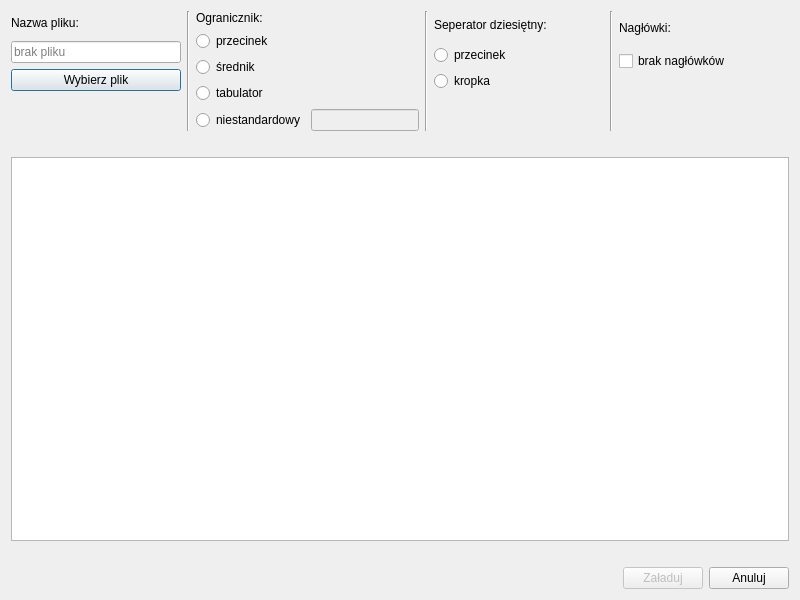
<?xml version="1.0" encoding="UTF-8"?>
<ui version="4.0">
 <class>dialog_add_file</class>
 <widget class="QDialog" name="dialog_add_file">
  <property name="windowModality">
   <enum>Qt::WindowModal</enum>
  </property>
  <property name="geometry">
   <rect>
    <x>0</x>
    <y>0</y>
    <width>800</width>
    <height>600</height>
   </rect>
  </property>
  <property name="minimumSize">
   <size>
    <width>800</width>
    <height>600</height>
   </size>
  </property>
  <property name="windowTitle">
   <string>Dodaj plik</string>
  </property>
  <property name="windowIcon">
   <iconset resource="../../images/app-icon/app-icon.qrc">
    <normaloff>:/images/app-icon/dex-icon-512x512.png</normaloff>:/images/app-icon/dex-icon-512x512.png</iconset>
  </property>
  <layout class="QVBoxLayout" name="verticalLayout_5">
   <item>
    <layout class="QHBoxLayout" name="horizontalLayout_3">
     <item>
      <layout class="QVBoxLayout" name="verticalLayout">
       <item>
        <widget class="QLabel" name="label">
         <property name="text">
          <string>Nazwa pliku:</string>
         </property>
        </widget>
       </item>
       <item>
        <widget class="QLineEdit" name="lineEdit_Filename">
         <property name="readOnly">
          <bool>true</bool>
         </property>
         <property name="placeholderText">
          <string>brak pliku</string>
         </property>
        </widget>
       </item>
       <item>
        <widget class="QPushButton" name="pushButton_Choose_File">
         <property name="text">
          <string>Wybierz plik</string>
         </property>
        </widget>
       </item>
       <item>
        <spacer name="horizontalSpacer_5">
         <property name="orientation">
          <enum>Qt::Horizontal</enum>
         </property>
         <property name="sizeHint" stdset="0">
          <size>
           <width>40</width>
           <height>20</height>
          </size>
         </property>
        </spacer>
       </item>
       <item>
        <spacer name="horizontalSpacer_4">
         <property name="orientation">
          <enum>Qt::Horizontal</enum>
         </property>
         <property name="sizeHint" stdset="0">
          <size>
           <width>40</width>
           <height>20</height>
          </size>
         </property>
        </spacer>
       </item>
      </layout>
     </item>
     <item>
      <widget class="Line" name="line">
       <property name="orientation">
        <enum>Qt::Vertical</enum>
       </property>
      </widget>
     </item>
     <item>
      <layout class="QVBoxLayout" name="verticalLayout_2">
       <item>
        <widget class="QLabel" name="label_2">
         <property name="text">
          <string>Ogranicznik:</string>
         </property>
        </widget>
       </item>
       <item>
        <widget class="QRadioButton" name="radioButton_A_Comma">
         <property name="text">
          <string>przecinek</string>
         </property>
        </widget>
       </item>
       <item>
        <widget class="QRadioButton" name="radioButton_A_Semicolon">
         <property name="text">
          <string>średnik</string>
         </property>
        </widget>
       </item>
       <item>
        <widget class="QRadioButton" name="radioButton_A_Tab">
         <property name="text">
          <string>tabulator</string>
         </property>
        </widget>
       </item>
       <item>
        <layout class="QHBoxLayout" name="horizontalLayout">
         <item>
          <widget class="QRadioButton" name="radioButton_A_Custom">
           <property name="text">
            <string>niestandardowy</string>
           </property>
          </widget>
         </item>
         <item>
          <widget class="QLineEdit" name="lineEdit_Custom_Delimiter">
           <property name="enabled">
            <bool>false</bool>
           </property>
          </widget>
         </item>
        </layout>
       </item>
      </layout>
     </item>
     <item>
      <widget class="Line" name="line_2">
       <property name="orientation">
        <enum>Qt::Vertical</enum>
       </property>
      </widget>
     </item>
     <item>
      <layout class="QVBoxLayout" name="verticalLayout_3">
       <item>
        <widget class="QLabel" name="label_3">
         <property name="text">
          <string>Seperator dziesiętny:</string>
         </property>
        </widget>
       </item>
       <item>
        <widget class="QRadioButton" name="radioButton_B_Comma">
         <property name="text">
          <string>przecinek</string>
         </property>
        </widget>
       </item>
       <item>
        <widget class="QRadioButton" name="radioButton_B_Dot">
         <property name="text">
          <string>kropka</string>
         </property>
        </widget>
       </item>
       <item>
        <spacer name="horizontalSpacer_9">
         <property name="orientation">
          <enum>Qt::Horizontal</enum>
         </property>
         <property name="sizeHint" stdset="0">
          <size>
           <width>40</width>
           <height>20</height>
          </size>
         </property>
        </spacer>
       </item>
       <item>
        <spacer name="horizontalSpacer_8">
         <property name="orientation">
          <enum>Qt::Horizontal</enum>
         </property>
         <property name="sizeHint" stdset="0">
          <size>
           <width>40</width>
           <height>20</height>
          </size>
         </property>
        </spacer>
       </item>
      </layout>
     </item>
     <item>
      <widget class="Line" name="line_3">
       <property name="orientation">
        <enum>Qt::Vertical</enum>
       </property>
      </widget>
     </item>
     <item>
      <layout class="QVBoxLayout" name="verticalLayout_4">
       <item>
        <widget class="QLabel" name="label_4">
         <property name="text">
          <string>Nagłówki:</string>
         </property>
        </widget>
       </item>
       <item>
        <widget class="QCheckBox" name="checkBox_Skip_Headers">
         <property name="text">
          <string>brak nagłówków</string>
         </property>
        </widget>
       </item>
       <item>
        <spacer name="horizontalSpacer_10">
         <property name="orientation">
          <enum>Qt::Horizontal</enum>
         </property>
         <property name="sizeHint" stdset="0">
          <size>
           <width>40</width>
           <height>20</height>
          </size>
         </property>
        </spacer>
       </item>
       <item>
        <spacer name="horizontalSpacer_7">
         <property name="orientation">
          <enum>Qt::Horizontal</enum>
         </property>
         <property name="sizeHint" stdset="0">
          <size>
           <width>40</width>
           <height>20</height>
          </size>
         </property>
        </spacer>
       </item>
       <item>
        <spacer name="horizontalSpacer_6">
         <property name="orientation">
          <enum>Qt::Horizontal</enum>
         </property>
         <property name="sizeHint" stdset="0">
          <size>
           <width>40</width>
           <height>20</height>
          </size>
         </property>
        </spacer>
       </item>
      </layout>
     </item>
    </layout>
   </item>
   <item>
    <spacer name="horizontalSpacer_3">
     <property name="orientation">
      <enum>Qt::Horizontal</enum>
     </property>
     <property name="sizeHint" stdset="0">
      <size>
       <width>40</width>
       <height>20</height>
      </size>
     </property>
    </spacer>
   </item>
   <item>
    <widget class="QTableView" name="tableView_Data_Table"/>
   </item>
   <item>
    <spacer name="horizontalSpacer_2">
     <property name="orientation">
      <enum>Qt::Horizontal</enum>
     </property>
     <property name="sizeHint" stdset="0">
      <size>
       <width>40</width>
       <height>20</height>
      </size>
     </property>
    </spacer>
   </item>
   <item>
    <layout class="QHBoxLayout" name="horizontalLayout_2">
     <item>
      <spacer name="horizontalSpacer">
       <property name="orientation">
        <enum>Qt::Horizontal</enum>
       </property>
       <property name="sizeHint" stdset="0">
        <size>
         <width>40</width>
         <height>20</height>
        </size>
       </property>
      </spacer>
     </item>
     <item>
      <widget class="QPushButton" name="pushButton_Load">
       <property name="enabled">
        <bool>false</bool>
       </property>
       <property name="text">
        <string>Załaduj</string>
       </property>
      </widget>
     </item>
     <item>
      <widget class="QPushButton" name="pushButton_Cancel">
       <property name="text">
        <string>Anuluj</string>
       </property>
      </widget>
     </item>
    </layout>
   </item>
  </layout>
 </widget>
 <resources>
  <include location="../../images/app-icon/app-icon.qrc"/>
 </resources>
 <connections/>
</ui>
